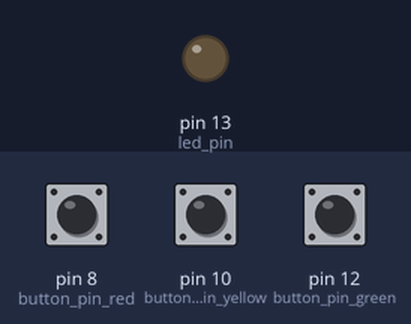
Simulated run of this sketch. Board: Arduino Uno, built with avr-gcc and run on an emulated ATmega328P. Parts: output pins drawn as LEDs (lit = HIGH). The inputs (shaded band) are chosen by the test bench; at power-on: pin 8 (button_pin_red) HIGH, pin 10 (button_pin_yellow) HIGH, pin 12 (button_pin_green) HIGH. The ROS host is connected and sends only what is stated.

Above: at 1.2 s.
1.3 s: pin 8 (button_pin_red) pulled LOW for 0.15 s
At 1.42 s:
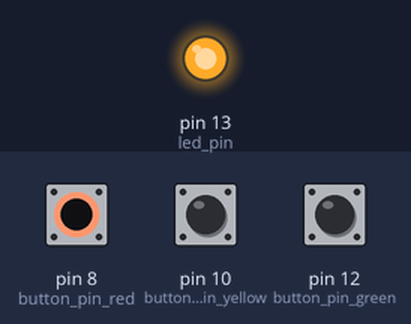
3.0 s: pin 8 (button_pin_red) pulled LOW for 3.2 s
At 6.8 s:
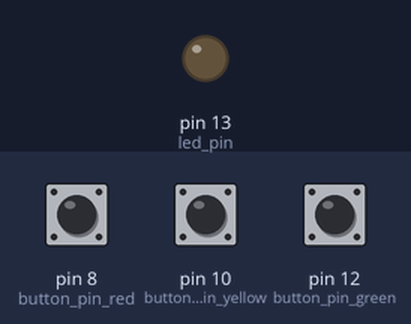
7.7 s: pin 10 (button_pin_yellow) pulled LOW for 3.2 s
At 9.2 s:
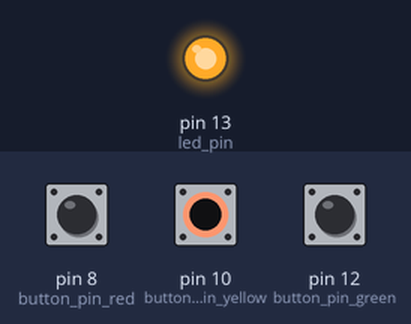
Timing chart, 0 to 12.5 s (numbered marks = the images above; inputs shaded):
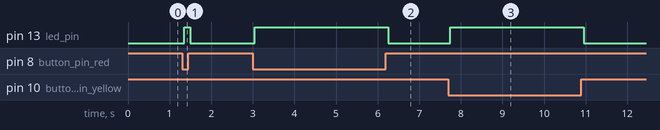

The sketch:

arduino_ROS_button.ino
```cpp
/*
 * Button Example for Rosserial
 */

#include <ros.h>
#include <std_msgs/Bool.h>


ros::NodeHandle nh;

//std_msgs::Bool pushed_msg;
//ros::Publisher pub_button("pushed", &pushed_msg);

std_msgs::Bool pushed_msg_red;
ros::Publisher pub_button_red("RED_Emergency_Stop", &pushed_msg_red);
std_msgs::Bool pushed_msg_yellow;
ros::Publisher pub_button_yellow("YELLOW_Manual_Control", &pushed_msg_yellow);
std_msgs::Bool pushed_msg_green;
ros::Publisher pub_button_green("GREEN_Start_DDPG", &pushed_msg_green);


//const int button_pin = 12;
//const int led_pin = 13;

const int button_pin_red = 8;
const int button_pin_yellow = 10;
const int button_pin_green = 12;
const int led_pin = 13;

//
//bool last_reading;
//bool published = true;

bool last_reading_red;
bool last_reading_yellow;
bool last_reading_green;
bool published_red = true;
bool published_yellow = true;
bool published_green = true;

long last_debounce_time=0;
long debounce_delay=50;

void setup()
{
  nh.initNode();
//  nh.advertise(pub_button);
  nh.advertise(pub_button_red);
  nh.advertise(pub_button_yellow);
  nh.advertise(pub_button_green);

  //initialize an LED output pin
  //and a input pin for our push button
  pinMode(led_pin, OUTPUT);
//  pinMode(button_pin, INPUT);
  pinMode(button_pin_red, INPUT);
  pinMode(button_pin_yellow, INPUT);
  pinMode(button_pin_green, INPUT);

  //Enable the pullup resistor on the button
//  digitalWrite(button_pin, HIGH);
  digitalWrite(button_pin_red, HIGH);
  digitalWrite(button_pin_yellow, HIGH);
  digitalWrite(button_pin_green, HIGH);

  //The button is a normally button
//  last_reading = ! digitalRead(button_pin);
  last_reading_red = ! digitalRead(button_pin_red);
  last_reading_yellow = ! digitalRead(button_pin_yellow);
  last_reading_green = ! digitalRead(button_pin_green);
}

void loop()
{

//  bool reading = ! digitalRead(button_pin);
  bool reading_red = ! digitalRead(button_pin_red);
  bool reading_yellow = ! digitalRead(button_pin_yellow);
  bool reading_green = ! digitalRead(button_pin_green);

//  if (last_reading!= reading){
//      last_debounce_time = millis();
//      published = false;
//  }
  if (last_reading_red!= reading_red){
      last_debounce_time = millis();
      published_red = false;
  }
  if (last_reading_yellow!= reading_yellow){
      last_debounce_time = millis();
      published_yellow = false;
  }
  if (last_reading_green!= reading_green){
      last_debounce_time = millis();
      published_green = false;
  }

  //if the button value has not changed for the debounce delay, we know its stable
//  if ( !published && (millis() - last_debounce_time)  > debounce_delay) {
//    digitalWrite(led_pin, reading);
//    pushed_msg.data = reading;
//    pub_button.publish(&pushed_msg);
//    published = true;
//  }
  if ( !published_red && (millis() - last_debounce_time)  > debounce_delay) {
    digitalWrite(led_pin, reading_red);
    pushed_msg_red.data = reading_red;
    pub_button_red.publish(&pushed_msg_red);
    published_red = true;
  }
  if ( !published_yellow && (millis() - last_debounce_time)  > debounce_delay) {
    digitalWrite(led_pin, reading_yellow);
    pushed_msg_yellow.data = reading_yellow;
    pub_button_yellow.publish(&pushed_msg_yellow);
    published_yellow = true;
  }
  if ( !published_green && (millis() - last_debounce_time)  > debounce_delay) {
    digitalWrite(led_pin, reading_green);
    pushed_msg_green.data = reading_green;
    pub_button_green.publish(&pushed_msg_green);
    published_green = true;
  }
//
//  last_reading = reading;
  last_reading_red = reading_red;
  last_reading_yellow = reading_yellow;
  last_reading_green = reading_green;

  nh.spinOnce();
}
```

Measured:
- after the input at 1.3 s, pin 13 (led_pin): LOW → HIGH after 0.05 s, → LOW 0.15 s later
- after the input at 3.0 s, pin 13 (led_pin): LOW → HIGH after 0.05 s, → LOW 3.2 s later
- after the input at 7.7 s, pin 13 (led_pin): LOW → HIGH after 0.05 s, → LOW 3.2 s later
